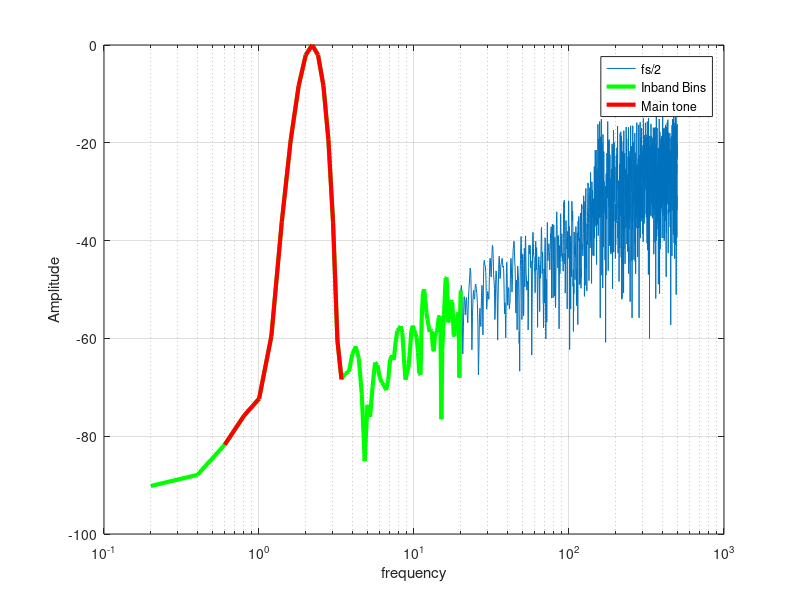

This chart was generated by the following MATLAB code:
clear y w time_ma b Pffty scPfy
close all;
format long;
clc;

%%% [MOD] === Exercise 1.7: SNR computation for a sinusoidal input ==========
%%% [MOD] Signal: single tone at sig_freq, sampled at fs.
%%% [MOD] Bandwidth of interest fb is "10x sig_freq" (slide 33: BW=20).
%%% [MOD] SNR = (sum of energy in signal bins) / (sum of energy in
%%% [MOD]       in-band noise bins, excluding signal bins).

%Input signal definition
%Sinusoidal input
sig_freq    = 2.003;
fs          = 1000;
nr_periods  = 10;
nr_bits     = 1;
amplitude   = 0.7;
offset      = 0.0;

nr_points   = round(nr_periods*fs/sig_freq);
in          = offset + amplitude*sin(2*pi*[1:nr_points]/(fs/sig_freq));

% Pre-allocates and initializes the variables
w = zeros(1,nr_points);
y = zeros(1,nr_points);
w(1) = 0.2;
y(1) = 1;

% The main loop simulating the accumulator and the quantizer
%************************************************************************
for a = 2:nr_points
    w(a) = w(a-1) + in(a-1) - y(a-1);
    y(a) = sign(w(a));
end
%************************************************************************

% Calculating and plotting the modulator output in frequency domain
% Also finding the bins related to the main tone, and the inband bins
%************************************************************************
N    = nr_points;
fres = fs/nr_points;
fin  = sig_freq;
fb   = fin*10;

ffty = (20*log10(abs(fft(y'.*(kaiser(length(y),20))))));
ffty = ffty - max(ffty);  % Scale the spectrum so peak = 0 dB

figure(1); semilogx((1:N/2)*fres, ffty(1:N/2));

maintone     = round(fin/fres);
signal_bins  = [maintone-7:maintone+7];
inband_bins  = [1:fb/fres];
noise_bins   = setdiff(inband_bins, signal_bins);

hold on;
semilogx(inband_bins*fres, ffty(inband_bins),'g','LineWidth',3);
semilogx(signal_bins*fres, ffty(signal_bins),'r','LineWidth',3);
legend('fs/2','Inband Bins','Main tone'); xlabel('frequency');
ylabel('Amplitude'); grid on;
saveas(gcf,'results/MOD1_SNR_spectrum.png');     %%% [MOD] save figure

%**********************************************************************
% Calculating the signal and noise power
%**********************************************************************
ffy = fft(y'.*kaiser(length(y),20));
s   = ffy.*conj(ffy);

signal_power = 10*log10(sum(s(signal_bins)));
noise_power  = 10*log10(sum(s(noise_bins)));

SNR = signal_power - noise_power

%%% [MOD] Sweep input amplitude to characterize peak SNR vs A
%%% [MOD] Useful for the assignment 1 follow-up: shows ΣΔ "dynamic range"
amp_list = [0.1, 0.3, 0.5, 0.7, 0.85, 0.95];
fprintf('\n  amplitude     signal_power[dB]   noise_power[dB]    SNR[dB]\n');
fprintf(' -----------   -----------------  ----------------   ----------\n');
for k = 1:length(amp_list)
    A = amp_list(k);
    in_k = A*sin(2*pi*[1:nr_points]/(fs/sig_freq));
    w_k = zeros(1,nr_points); y_k = zeros(1,nr_points); w_k(1)=0.2; y_k(1)=1;
    for a = 2:nr_points
        w_k(a) = w_k(a-1) + in_k(a-1) - y_k(a-1);
        y_k(a) = sign(w_k(a));
    end
    ffy_k = fft(y_k'.*kaiser(length(y_k),20));
    s_k   = ffy_k.*conj(ffy_k);
    sp = 10*log10(sum(s_k(signal_bins)));
    np = 10*log10(sum(s_k(noise_bins)));
    fprintf('   %5.2f         %+8.2f          %+8.2f         %+7.2f\n', ...
            A, sp, np, sp - np);
end
